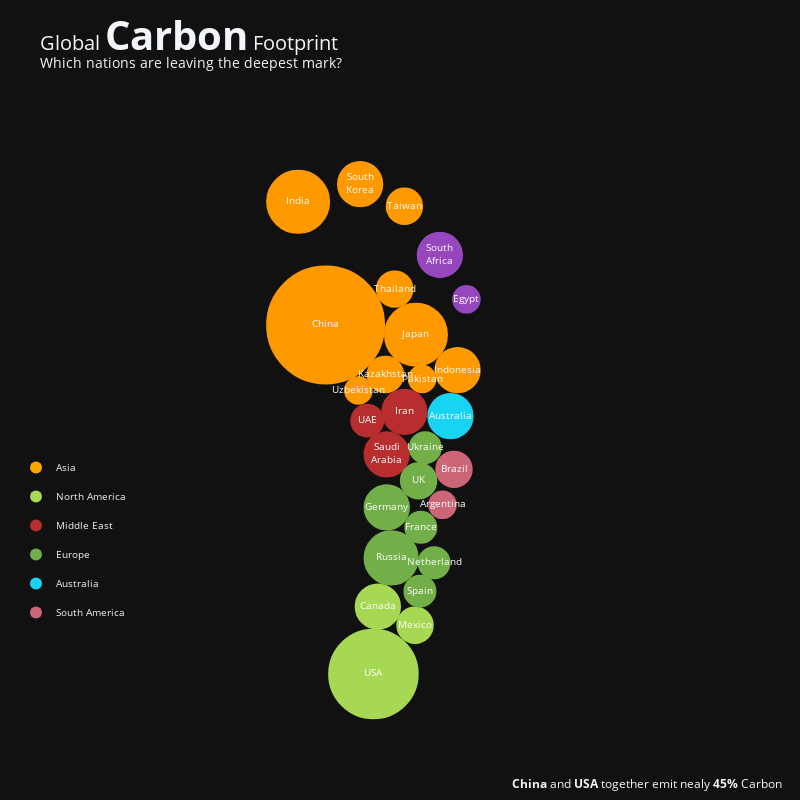

Notebook source saved alongside this figure:
### Code cell
actual_x=[(s.x0+s.x1)/2 for s in  fig.layout.shapes]
actual_y=[(s.y0+s.y1)/2 for s in fig.layout.shapes]
sizes=[]

labels = [
    'China','India','South<br>Korea','Taiwan','Japan','Thailand','Kazakhstan', 
    'Indonesia','Pakistan','Uzbekistan', 'South<br>Africa', 'Egypt','USA','Canada', 
    'Mexico','Russia','Germany','Iran','Saudi<br>Arabia','UK','Ukraine','France', 
    'Spain', 'Australia','Brazil','Argentina','UAE','Netherland'
]
categories=[
    {'name':'Asia','color':'orange'},
    {'name':'North America','color':'rgb(166,216,84)'},
    {'name':'Middle East','color':'#B82E2E'},
    {'name':'Europe','color':'rgb(115,175,72)'},
    {'name':'Australia','color':'#19D3F3'},
{'name':'South America','color':'RGB(204,102,119)'}]
fig=go.Figure()
#China
fig.add_shape(
    type='circle',
    line=dict(color='#FF9900'),
    xref='x',yref='y',x0=150,y0=480,y1=480+132,x1=150+132,fillcolor='#FF9900'
)
#india
fig.add_shape(
    type='circle',
    line=dict(color='#FF9900'),
    xref='x',yref='y',x0=150,y0=650,y1=650+70,x1=150+70,fillcolor='#FF9900'
)
#South Korea
fig.add_shape(
    type='circle',
    line=dict(color='#FF9900'),
    xref='x',yref='y',x0=230,y0=680,y1=680+50,x1=230+50,fillcolor='#FF9900'
)
#Taiwan
fig.add_shape(
    type='circle',
    line=dict(color='#FF9900'),
    xref='x',yref='y',x0=285,y0=660,y1=660+40,x1=285+40,fillcolor='#FF9900'
)
#japan
fig.add_shape(
    type='circle',
    line=dict(color='#FF9900'),
    xref='x',yref='y',x0=283,y0=500,y1=500+70,x1=283+70,fillcolor='#FF9900'
)
#Thailand
fig.add_shape(
    type='circle',
    line=dict(color='#FF9900'),
    xref='x',yref='y',x0=274,y0=566.5,y1=566.5+40,x1=274+40,fillcolor='#FF9900'
)
#kazakhstan
fig.add_shape(
    type='circle',
    line=dict(color='#FF9900'),
    xref='x',yref='y',x0=263.5,y0=470,y1=470+40,x1=263.5+40,fillcolor='#FF9900'
)
#indonesia
fig.add_shape(
    type='circle',
    line=dict(color='#FF9900'),
    xref='x',yref='y',x0=340,y0=470,y1=470+50,x1=340+50,fillcolor='#FF9900'
)
#pakistan
fig.add_shape(
    type='circle',
    line=dict(color='#FF9900'),
    xref='x',yref='y',x0=310,y0=470,y1=470+30,x1=310+30,fillcolor='#FF9900'
)
#uzbekistan
fig.add_shape(
    type='circle',
    line=dict(color='#FF9900'),
    xref='x',yref='y',x0=238,y0=457,y1=457+30,x1=238+30,fillcolor='#FF9900'
)
#south africa
fig.add_shape(
    type='circle',
    line=dict(color='#9647BD'),
    xref='x',yref='y',x0=320,y0=600,y1=600+50,x1=320+50,fillcolor='#9647BD'
)
#EGYPT
fig.add_shape(
    type='circle',
    line=dict(color='#9647BD'),
    xref='x',yref='y',x0=360,y0=560,y1=560+30,x1=360+30,fillcolor='#9647BD'
)
#usa
fig.add_shape(
    type='circle',
    line=dict(color='rgb(166,216,84)'),
    xref='x',yref='y',x0=220,y0=102,y1=102+100,x1=220+100,fillcolor='rgb(166,216,84)'
)
#canada
fig.add_shape(
    type='circle',
    line=dict(color='rgb(166,216,84)'),
    xref='x',yref='y',x0=250,y0=203,y1=203+50,x1=250+50,fillcolor='rgb(166,216,84)'
)
#mexico
fig.add_shape(
    type='circle',
    line=dict(color='rgb(166,216,84)'),
    xref='x',yref='y',x0=297,y0=187,y1=187+40,x1=297+40,fillcolor='rgb(166,216,84)'
)
#RUSSIA
fig.add_shape(
    type='circle',
    line=dict(color='rgb(115,175,72)'),
    xref='x',yref='y',x0=260,y0=253,y1=253+60,x1=260+60,fillcolor='rgb(115,175,72)'
)
#GERMANY
fig.add_shape(
    type='circle',
    line=dict(color='rgb(115,175,72)'),
    xref='x',yref='y',x0=260,y0=315,y1=315+50,x1=260+50,fillcolor='rgb(115,175,72)'
)
#iran
fig.add_shape(
    type='circle',
    line=dict(color='#B82E2E'),
    xref='x',yref='y',x0=280,y0=423,y1=423+50,x1=280+50,fillcolor='#B82E2E'
)
#SAUDI ARABIA
fig.add_shape(
    type='circle',
    line=dict(color='#B82E2E'),
    xref='x',yref='y',x0=260,y0=375,y1=375+50,x1=260+50,fillcolor='#B82E2E'
)
#UK
fig.add_shape(
    type='circle',
    line=dict(color='rgb(115,175,72)'),
    xref='x',yref='y',x0=301,y0=350,y1=350+40,x1=301+40,fillcolor='rgb(115,175,72)'
)
#UKRAINE
fig.add_shape(
    type='circle',
    line=dict(color='rgb(115,175,72)'),
    xref='x',yref='y',x0=311,y0=390,y1=390+35,x1=311+35,fillcolor='rgb(115,175,72)'
)
#FRANCE
fig.add_shape(
    type='circle',
    line=dict(color='rgb(115,175,72)'),
    xref='x',yref='y',x0=306,y0=300,y1=300+35,x1=306+35,fillcolor='rgb(115,175,72)'
)
#SPAIN
fig.add_shape(
    type='circle',
    line=dict(color='rgb(115,175,72)'),
    xref='x',yref='y',x0=305,y0=228,y1=228+35,x1=305+35,fillcolor='rgb(115,175,72)'
)
#AUSTRALIA
fig.add_shape(
    type='circle',
    line=dict(color='#19D3F3'),
    xref='x',yref='y',x0=332,y0=418,y1=418+50,x1=332+50,fillcolor='#19D3F3'
)
#BRAZIL
fig.add_shape(
    type='circle',
    line=dict(color='RGB(204,102,119)'),
    xref='x',yref='y',x0=341,y0=363,y1=363+40,x1=341+40,fillcolor='RGB(204,102,119)'
)
#ARGENTINA
fig.add_shape(
    type='circle',
    line=dict(color='RGB(204,102,119)'),
    xref='x',yref='y',x0=333,y0=328,y1=328+30,x1=333+30,fillcolor='RGB(204,102,119)'
)
#UAE
fig.add_shape(
    type='circle',
    line=dict(color='#B82E2E'),
    xref='x',yref='y',x0=245,y0=420,y1=420+36,x1=245+36,fillcolor='#B82E2E'
)
#NETHER
fig.add_shape(
    type='circle',
    line=dict(color='rgb(115,175,72)'),
    xref='x',yref='y',x0=321,y0=260,y1=260+35,x1=321+35,fillcolor='rgb(115,175,72)'
)
fig.update_xaxes(visible=False)
fig.update_yaxes(visible=False)
fig.add_trace(go.Scatter(
    x=actual_x,
    y=actual_y,
    mode='text',
    text=labels,
    hovertext=sizes,
    textposition='middle center',
    textfont=dict(color='white',
                 size=10),
    showlegend=False
))
for cat in categories:
    fig.add_trace(go.Scatter(
        x=[None],y=[None],
        mode='markers',
        marker=dict(size=12,color=cat['color']),
        legendgroup=cat['name'],
        showlegend=True,
        name=cat['name']
    ))
fig.update_layout(legend=dict(
    font=dict(size=10),
    xref='paper',
    yref='paper',
    orientation='v',
    y=0.15,
    xanchor='left',
    x=-0.1
))
fig.update_layout(
    title="Global <span style='font-size:40px;'><b>Carbon</b></span> Footprint<br><sup>Which nations are leaving the deepest mark?",
    title_font=dict(size=20),
)
fig.update_layout(
    template='plotly_dark',
    shapes=[dict(layer='below')],
    xaxis=dict(range=[0,600],showgrid=False,dtick=20),
    yaxis=dict(range=[100,800],showgrid=False,dtick=20,scaleanchor='x',scaleratio=1),
    height=800,width=800
)
fig.add_annotation(
    text='<b>China</b> and <b>USA</b> together emit nealy <b>45%</b> Carbon',
    xref='paper',
    yref='paper',
    x=1.1,
    xanchor='right',
    y=-0.12,
    showarrow=False
    
)
fig.show()

### Figure 1 — Plotly figure (JSON) as saved in the notebook; plotly's stock layout.template omitted (floating-point values rounded to 4 significant figures)
{"data": [{"hovertext": [], "mode": "text", "showlegend": false, "text": ["China", "India", "South<br>Korea", "Taiwan", "Japan", "Thailand", "Kazakhstan", "Indonesia", "Pakistan", "Uzbekistan", "South<br>Africa", "Egypt", "USA", "Canada", "Mexico", "Russia", "Germany", "Iran", "Saudi<br>Arabia", "UK", "Ukraine", "France", "Spain", "Australia", "Brazil", "Argentina", "UAE", "Netherland"], "textfont": {"color": "white", "size": 10}, "textposition": "middle center", "type": "scatter", "x": [216, 185, 255, 305, 318, 294, 283.5, 365, 325, 253, 345, 375, 270, 275, 317, 290, 285, 305, 285, 321, 328.5, 323.5, 322.5, 357, 361, 348, 263, 338.5], "y": [546, 685, 705, 680, 535, 586.5, 490, 495, 485, 472, 625, 575, 152, 228, 207, 283, 340, 448, 400, 370, 407.5, 317.5, 245.5, 443, 383, 343, 438, 277.5]}, {"legendgroup": "Asia", "marker": {"color": "orange", "size": 12}, "mode": "markers", "name": "Asia", "showlegend": true, "type": "scatter", "x": [null], "y": [null]}, {"legendgroup": "North America", "marker": {"color": "rgb(166,216,84)", "size": 12}, "mode": "markers", "name": "North America", "showlegend": true, "type": "scatter", "x": [null], "y": [null]}, {"legendgroup": "Middle East", "marker": {"color": "#B82E2E", "size": 12}, "mode": "markers", "name": "Middle East", "showlegend": true, "type": "scatter", "x": [null], "y": [null]}, {"legendgroup": "Europe", "marker": {"color": "rgb(115,175,72)", "size": 12}, "mode": "markers", "name": "Europe", "showlegend": true, "type": "scatter", "x": [null], "y": [null]}, {"legendgroup": "Australia", "marker": {"color": "#19D3F3", "size": 12}, "mode": "markers", "name": "Australia", "showlegend": true, "type": "scatter", "x": [null], "y": [null]}, {"legendgroup": "South America", "marker": {"color": "RGB(204,102,119)", "size": 12}, "mode": "markers", "name": "South America", "showlegend": true, "type": "scatter", "x": [null], "y": [null]}], "layout": {"annotations": [{"showarrow": false, "text": "<b>China</b> and <b>USA</b> together emit nealy <b>45%</b> Carbon", "x": 1.1, "xanchor": "right", "xref": "paper", "y": -0.12, "yref": "paper"}], "height": 800, "legend": {"font": {"size": 10}, "orientation": "v", "x": -0.1, "xanchor": "left", "xref": "paper", "y": 0.15, "yref": "paper"}, "shapes": [{"fillcolor": "#FF9900", "layer": "below", "line": {"color": "#FF9900"}, "type": "circle", "x0": 150, "x1": 282, "xref": "x", "y0": 480, "y1": 612, "yref": "y"}, {"fillcolor": "#FF9900", "layer": "below", "line": {"color": "#FF9900"}, "type": "circle", "x0": 150, "x1": 220, "xref": "x", "y0": 650, "y1": 720, "yref": "y"}, {"fillcolor": "#FF9900", "layer": "below", "line": {"color": "#FF9900"}, "type": "circle", "x0": 230, "x1": 280, "xref": "x", "y0": 680, "y1": 730, "yref": "y"}, {"fillcolor": "#FF9900", "layer": "below", "line": {"color": "#FF9900"}, "type": "circle", "x0": 285, "x1": 325, "xref": "x", "y0": 660, "y1": 700, "yref": "y"}, {"fillcolor": "#FF9900", "layer": "below", "line": {"color": "#FF9900"}, "type": "circle", "x0": 283, "x1": 353, "xref": "x", "y0": 500, "y1": 570, "yref": "y"}, {"fillcolor": "#FF9900", "layer": "below", "line": {"color": "#FF9900"}, "type": "circle", "x0": 274, "x1": 314, "xref": "x", "y0": 566.5, "y1": 606.5, "yref": "y"}, {"fillcolor": "#FF9900", "layer": "below", "line": {"color": "#FF9900"}, "type": "circle", "x0": 263.5, "x1": 303.5, "xref": "x", "y0": 470, "y1": 510, "yref": "y"}, {"fillcolor": "#FF9900", "layer": "below", "line": {"color": "#FF9900"}, "type": "circle", "x0": 340, "x1": 390, "xref": "x", "y0": 470, "y1": 520, "yref": "y"}, {"fillcolor": "#FF9900", "layer": "below", "line": {"color": "#FF9900"}, "type": "circle", "x0": 310, "x1": 340, "xref": "x", "y0": 470, "y1": 500, "yref": "y"}, {"fillcolor": "#FF9900", "layer": "below", "line": {"color": "#FF9900"}, "type": "circle", "x0": 238, "x1": 268, "xref": "x", "y0": 457, "y1": 487, "yref": "y"}, {"fillcolor": "#9647BD", "layer": "below", "line": {"color": "#9647BD"}, "type": "circle", "x0": 320, "x1": 370, "xref": "x", "y0": 600, "y1": 650, "yref": "y"}, {"fillcolor": "#9647BD", "layer": "below", "line": {"color": "#9647BD"}, "type": "circle", "x0": 360, "x1": 390, "xref": "x", "y0": 560, "y1": 590, "yref": "y"}, {"fillcolor": "rgb(166,216,84)", "layer": "below", "line": {"color": "rgb(166,216,84)"}, "type": "circle", "x0": 220, "x1": 320, "xref": "x", "y0": 102, "y1": 202, "yref": "y"}, {"fillcolor": "rgb(166,216,84)", "layer": "below", "line": {"color": "rgb(166,216,84)"}, "type": "circle", "x0": 250, "x1": 300, "xref": "x", "y0": 203, "y1": 253, "yref": "y"}, {"fillcolor": "rgb(166,216,84)", "layer": "below", "line": {"color": "rgb(166,216,84)"}, "type": "circle", "x0": 297, "x1": 337, "xref": "x", "y0": 187, "y1": 227, "yref": "y"}, {"fillcolor": "rgb(115,175,72)", "layer": "below", "line": {"color": "rgb(115,175,72)"}, "type": "circle", "x0": 260, "x1": 320, "xref": "x", "y0": 253, "y1": 313, "yref": "y"}, {"fillcolor": "rgb(115,175,72)", "layer": "below", "line": {"color": "rgb(115,175,72)"}, "type": "circle", "x0": 260, "x1": 310, "xref": "x", "y0": 315, "y1": 365, "yref": "y"}, {"fillcolor": "#B82E2E", "layer": "below", "line": {"color": "#B82E2E"}, "type": "circle", "x0": 280, "x1": 330, "xref": "x", "y0": 423, "y1": 473, "yref": "y"}, {"fillcolor": "#B82E2E", "layer": "below", "line": {"color": "#B82E2E"}, "type": "circle", "x0": 260, "x1": 310, "xref": "x", "y0": 375, "y1": 425, "yref": "y"}, {"fillcolor": "rgb(115,175,72)", "layer": "below", "line": {"color": "rgb(115,175,72)"}, "type": "circle", "x0": 301, "x1": 341, "xref": "x", "y0": 350, "y1": 390, "yref": "y"}, {"fillcolor": "rgb(115,175,72)", "layer": "below", "line": {"color": "rgb(115,175,72)"}, "type": "circle", "x0": 311, "x1": 346, "xref": "x", "y0": 390, "y1": 425, "yref": "y"}, {"fillcolor": "rgb(115,175,72)", "layer": "below", "line": {"color": "rgb(115,175,72)"}, "type": "circle", "x0": 306, "x1": 341, "xref": "x", "y0": 300, "y1": 335, "yref": "y"}, {"fillcolor": "rgb(115,175,72)", "layer": "below", "line": {"color": "rgb(115,175,72)"}, "type": "circle", "x0": 305, "x1": 340, "xref": "x", "y0": 228, "y1": 263, "yref": "y"}, {"fillcolor": "#19D3F3", "layer": "below", "line": {"color": "#19D3F3"}, "type": "circle", "x0": 332, "x1": 382, "xref": "x", "y0": 418, "y1": 468, "yref": "y"}, {"fillcolor": "RGB(204,102,119)", "layer": "below", "line": {"color": "RGB(204,102,119)"}, "type": "circle", "x0": 341, "x1": 381, "xref": "x", "y0": 363, "y1": 403, "yref": "y"}, {"fillcolor": "RGB(204,102,119)", "layer": "below", "line": {"color": "RGB(204,102,119)"}, "type": "circle", "x0": 333, "x1": 363, "xref": "x", "y0": 328, "y1": 358, "yref": "y"}, {"fillcolor": "#B82E2E", "layer": "below", "line": {"color": "#B82E2E"}, "type": "circle", "x0": 245, "x1": 281, "xref": "x", "y0": 420, "y1": 456, "yref": "y"}, {"fillcolor": "rgb(115,175,72)", "layer": "below", "line": {"color": "rgb(115,175,72)"}, "type": "circle", "x0": 321, "x1": 356, "xref": "x", "y0": 260, "y1": 295, "yref": "y"}], "title": {"font": {"size": 20}, "text": "Global <span style='font-size:40px;'><b>Carbon</b></span> Footprint<br><sup>Which nations are leaving the deepest mark?"}, "width": 800, "xaxis": {"dtick": 20, "range": [0, 600], "showgrid": false, "visible": false}, "yaxis": {"dtick": 20, "range": [100, 800], "scaleanchor": "x", "scaleratio": 1, "showgrid": false, "visible": false}}}
